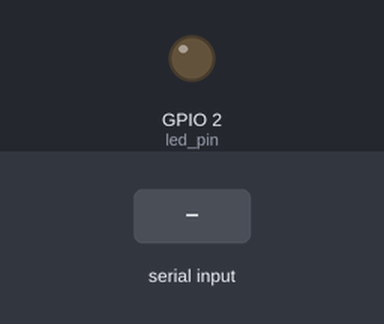
The sketch below on a simulated ESP32. Parts: output pins drawn as LEDs (lit = HIGH). The test bench sets the inputs (shaded band).

Above: at 0.8 s.
0.9 s: "90,45\n" received over Serial
At 2.6 s:
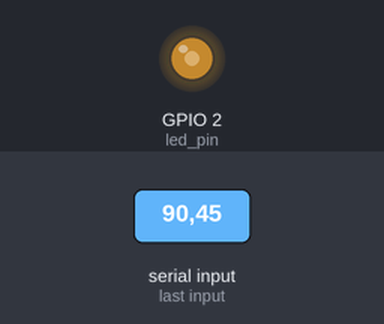
3.9 s: "30,150\n" received over Serial
At 4.89 s:
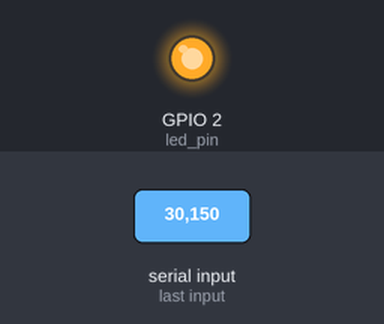
Timing chart, 0 to 6.9 s (numbered marks = the images above; inputs shaded):
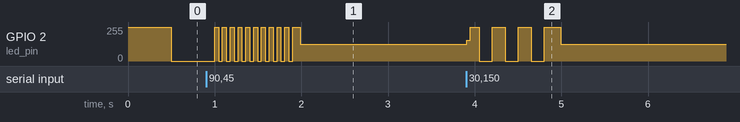

The sketch:

Enter_blinkTime.ino
```cpp
// Use only one core
#if CONFIG_FREERTOS_UNICORE
static const BaseType_t app_cpu = 0;
#else
static const BaseType_t app_cpu = 1;
#endif

static const int led_pin = LED_BUILTIN;
static int led_delay = 500;
// LED blink task

void readSerial(void* parameter) {
  while(1){
    if(Serial.available() > 0){
      led_delay = Serial.parseInt();
    }
  }
}

void blinkLED(void* parameter) {
  while(1) {
    digitalWrite(led_pin, HIGH);
    vTaskDelay(led_delay / portTICK_PERIOD_MS);
    digitalWrite(led_pin, LOW);
    vTaskDelay(led_delay / portTICK_PERIOD_MS);
  }
}


void setup() {
  Serial.begin(115200);

  pinMode(led_pin, OUTPUT);

  xTaskCreatePinnedToCore(blinkLED, "blink_LED", 1024, NULL, 1, NULL, app_cpu);
  xTaskCreatePinnedToCore(readSerial, "read_Serial", 1024, NULL, 1, NULL, app_cpu);

  vTaskDelete(NULL);
}

void loop() {

}
```
